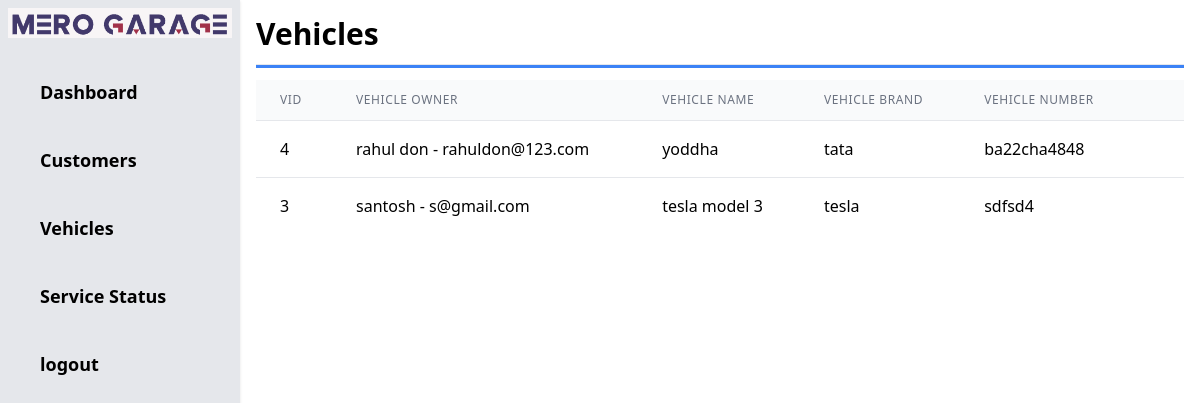
Before: /admin/vehicles.php with the older database file.
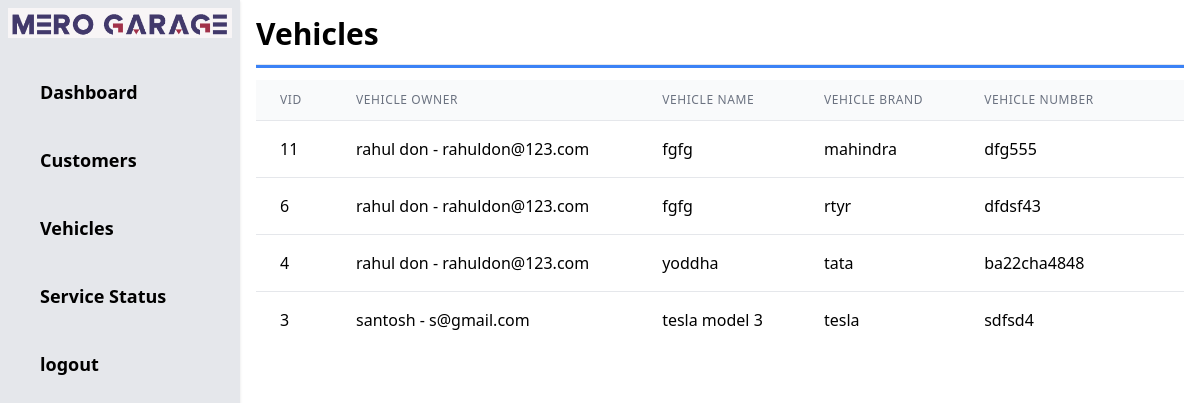
After: the same page with the newer database file.
### tables this page shows
CREATE TABLE `vehicles` (
  `vid` int(11) NOT NULL,
  `cid` int(50) NOT NULL,
  `cname` varchar(50) NOT NULL,
  `vname` varchar(100) NOT NULL,
  `vbrand` varchar(50) NOT NULL,
  `vnumber` varchar(50) NOT NULL,
  `vservice` varchar(1000) NOT NULL
);

### admin/vehicles.php (the view, shortened to what the changed rows need)
<?php include 'header.php';
?>
<?php
    $qry = "SELECT * FROM vehicles ORDER BY vid DESC";
    include '../includes/dbconnection.php';
    $result = mysqli_query($conn, $qry);
?>
<h1 class="text-3xl font-bold">Vehicles</h1>
    <?php if($email == 'admin@gmail.com'){ ?>
        <div class="mb-4">
            <a href="addvehicle.php" class="bg-blue-500 hover:bg-blue-700 text-white font-bold py-2 px-4 rounded">Add Vehicle</a>
        </div>
        <div class="">
            <table class="min-w-full divide-y divide-gray-200">
                <thead class="bg-gray-50">
                    <tr>
                        <th scope="col"
                            class="px-6 py-3 text-left text-xs font-medium text-gray-500 uppercase tracking-wider">
                            VID</th>
                        <th scope="col"
                            class="px-6 py-3 text-left text-xs font-medium text-gray-500 uppercase tracking-wider">
                            Vehicle Owner</th>
                        <th scope="col"
                            class="px-6 py-3 text-left text-xs font-medium text-gray-500 uppercase tracking-wider">
                            Vehicle Name</th>
                        <th scope="col"
                            class="px-6 py-3 text-left text-xs font-medium text-gray-500 uppercase tracking-wider">
                            Vehicle Brand</th>
                        <th scope="col"
                            class="px-6 py-3 text-left text-xs font-medium text-gray-500 uppercase tracking-wider">
                            Vehicle Number</th>
                        <th scope="col" class="relative px-6 py-3">
                            <span class="sr-only">Edit/Delete</span>
                        </th>
                    </tr>
                </thead>
                <tbody class="bg-white divide-y divide-gray-200">
                    <?php while($row = mysqli_fetch_assoc($result)){  ?>
                    <tr>
                        <td class="px-6 py-4 whitespace-nowrap"><?php echo $row['vid'];?></td>
                        <td class="px-6 py-4 whitespace-nowrap"><?php echo $row['cname'];?></td>
                        <td class="px-6 py-4 whitespace-nowrap"><?php echo $row['vname'];?></td>
                        <td class="px-6 py-4 whitespace-nowrap"><?php echo $row['vbrand'];?></td>
                        <td class="px-6 py-4 whitespace-nowrap"><?php echo $row['vnumber'];?></td>
                        <td class="px-6 py-4 whitespace-nowrap text-right text-sm font-medium">
                            <a href="addservices.php?vid=<?php echo $row['vid'];?>" class="text-indigo-600 hover:text-indigo-900 mr-2">Add Services</a>
                            <a href="editvehicle.php?vid=<?php echo $row['vid'];?>" class="text-indigo-600 hover:text-indigo-900 mr-2">Edit</a>
                            <a href="vehicles.php?vid=<?php echo $row['vid'];?>" class="text-red-600 hover:text-red-900">Delete</a>
                        </td>
                    </tr>
                    <?php } ?>
                </tbody>
            </table>
        </div>
        <?php } else { ?>
            <div class="">
            <table class="min-w-full divide-y divide-gray-200">
                <thead class="bg-gray-50">
                    <tr>
                        <th scope="col"
                            class="px-6 py-3 text-left text-xs font-medium text-gray-500 uppercase tracking-wider">
                            VID</th>
                        <th scope="col"
                            class="px-6 py-3 text-left text-xs font-medium text-gray-500 uppercase tracking-wider">
                            Vehicle Owner</th>
                        <th scope="col"
                            class="px-6 py-3 text-left text-xs font-medium text-gray-500 uppercase tracking-wider">
                            Vehicle Name</th>
                        <th scope="col"
                            class="px-6 py-3 text-left text-xs font-medium text-gray-500 uppercase tracking-wider">
                            Vehicle Brand</th>
                        <th scope="col"
                            class="px-6 py-3 text-left text-xs font-medium text-gray-500 uppercase tracking-wider">
                            Vehicle Number</th>
                        <th scope="col" class="relative px-6 py-3">
                        </th>
                    </tr>
                </thead>
                <tbody class="bg-white divide-y divide-gray-200">
                    <?php while($row = mysqli_fetch_assoc($result)){  ?>
                    <tr>
                        <td class="px-6 py-4 whitespace-nowrap"><?php echo $row['vid'];?></td>
                        <td class="px-6 py-4 whitespace-nowrap"><?php echo $row['cname'];?></td>
                        <td class="px-6 py-4 whitespace-nowrap"><?php echo $row['vname'];?></td>
                        <td class="px-6 py-4 whitespace-nowrap"><?php echo $row['vbrand'];?></td>
                        <td class="px-6 py-4 whitespace-nowrap"><?php echo $row['vnumber'];?></td>
                    </tr>
                    <?php } ?>
                </tbody>
            </table>
        </div>
        <?php } ?>

Changed rows visible on the page:
added vehicles: vid "11", cname "rahul don - rahuldon@123.com", vname "fgfg", vbrand "mahindra", vnumber "dfg555"
added vehicles: vid "6", cname "rahul don - rahuldon@123.com", vname "fgfg", vbrand "rtyr", vnumber "dfdsf43"
